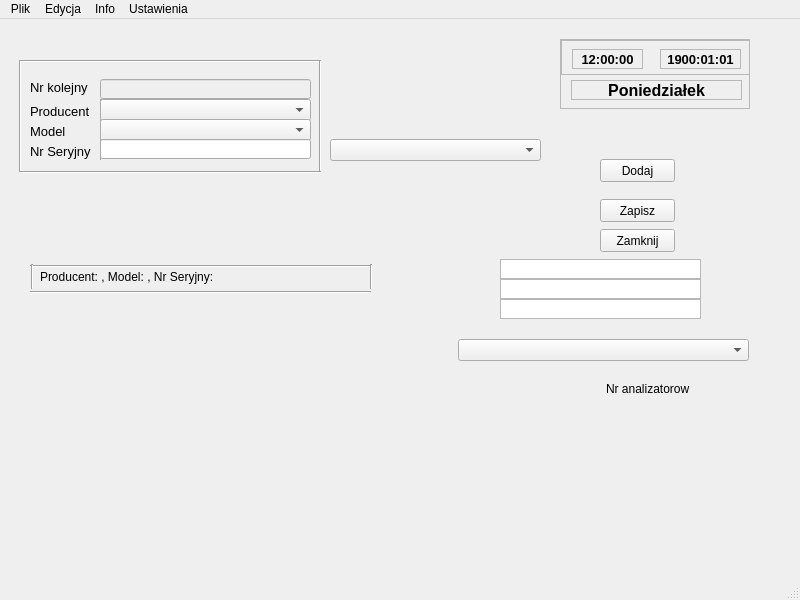
<?xml version="1.0" encoding="UTF-8"?>
<ui version="4.0">
 <class>Urzadzenia</class>
 <widget class="QMainWindow" name="Urzadzenia">
  <property name="geometry">
   <rect>
    <x>0</x>
    <y>0</y>
    <width>800</width>
    <height>600</height>
   </rect>
  </property>
  <property name="windowTitle">
   <string>Urządzenia</string>
  </property>
  <widget class="QWidget" name="centralwidget">
   <widget class="QLabel" name="label">
    <property name="geometry">
     <rect>
      <x>30</x>
      <y>80</y>
      <width>80</width>
      <height>25</height>
     </rect>
    </property>
    <property name="font">
     <font>
      <family>Arial</family>
      <pointsize>10</pointsize>
     </font>
    </property>
    <property name="text">
     <string>Producent</string>
    </property>
   </widget>
   <widget class="QLabel" name="label_2">
    <property name="geometry">
     <rect>
      <x>30</x>
      <y>100</y>
      <width>80</width>
      <height>25</height>
     </rect>
    </property>
    <property name="font">
     <font>
      <family>Arial</family>
      <pointsize>10</pointsize>
     </font>
    </property>
    <property name="text">
     <string>Model</string>
    </property>
   </widget>
   <widget class="QLabel" name="label_3">
    <property name="geometry">
     <rect>
      <x>30</x>
      <y>120</y>
      <width>80</width>
      <height>25</height>
     </rect>
    </property>
    <property name="font">
     <font>
      <family>Arial</family>
      <pointsize>10</pointsize>
     </font>
    </property>
    <property name="text">
     <string>Nr Seryjny</string>
    </property>
   </widget>
   <widget class="QPushButton" name="BtnUrzaZapisz">
    <property name="geometry">
     <rect>
      <x>600</x>
      <y>180</y>
      <width>75</width>
      <height>23</height>
     </rect>
    </property>
    <property name="text">
     <string>Zapisz</string>
    </property>
   </widget>
   <widget class="QPushButton" name="BtnUrzaZamknij">
    <property name="geometry">
     <rect>
      <x>600</x>
      <y>210</y>
      <width>75</width>
      <height>23</height>
     </rect>
    </property>
    <property name="text">
     <string>Zamknij</string>
    </property>
   </widget>
   <widget class="QLabel" name="label_4">
    <property name="geometry">
     <rect>
      <x>40</x>
      <y>250</y>
      <width>281</width>
      <height>16</height>
     </rect>
    </property>
    <property name="text">
     <string>Producent: , Model: , Nr Seryjny:</string>
    </property>
   </widget>
   <widget class="Line" name="line">
    <property name="geometry">
     <rect>
      <x>20</x>
      <y>145</y>
      <width>301</width>
      <height>16</height>
     </rect>
    </property>
    <property name="orientation">
     <enum>Qt::Horizontal</enum>
    </property>
   </widget>
   <widget class="Line" name="line_2">
    <property name="geometry">
     <rect>
      <x>20</x>
      <y>40</y>
      <width>301</width>
      <height>5</height>
     </rect>
    </property>
    <property name="orientation">
     <enum>Qt::Horizontal</enum>
    </property>
   </widget>
   <widget class="Line" name="line_3">
    <property name="geometry">
     <rect>
      <x>10</x>
      <y>41</y>
      <width>20</width>
      <height>112</height>
     </rect>
    </property>
    <property name="orientation">
     <enum>Qt::Vertical</enum>
    </property>
   </widget>
   <widget class="Line" name="line_4">
    <property name="geometry">
     <rect>
      <x>100</x>
      <y>80</y>
      <width>3</width>
      <height>61</height>
     </rect>
    </property>
    <property name="orientation">
     <enum>Qt::Vertical</enum>
    </property>
   </widget>
   <widget class="Line" name="line_5">
    <property name="geometry">
     <rect>
      <x>30</x>
      <y>265</y>
      <width>341</width>
      <height>16</height>
     </rect>
    </property>
    <property name="orientation">
     <enum>Qt::Horizontal</enum>
    </property>
   </widget>
   <widget class="Line" name="line_6">
    <property name="geometry">
     <rect>
      <x>30</x>
      <y>245</y>
      <width>341</width>
      <height>5</height>
     </rect>
    </property>
    <property name="orientation">
     <enum>Qt::Horizontal</enum>
    </property>
   </widget>
   <widget class="Line" name="line_7">
    <property name="geometry">
     <rect>
      <x>30</x>
      <y>245</y>
      <width>5</width>
      <height>25</height>
     </rect>
    </property>
    <property name="orientation">
     <enum>Qt::Vertical</enum>
    </property>
   </widget>
   <widget class="Line" name="line_8">
    <property name="geometry">
     <rect>
      <x>370</x>
      <y>245</y>
      <width>3</width>
      <height>25</height>
     </rect>
    </property>
    <property name="orientation">
     <enum>Qt::Vertical</enum>
    </property>
   </widget>
   <widget class="QListView" name="countriesList">
    <property name="geometry">
     <rect>
      <x>500</x>
      <y>240</y>
      <width>201</width>
      <height>20</height>
     </rect>
    </property>
   </widget>
   <widget class="QListView" name="listViewUrzaModel">
    <property name="geometry">
     <rect>
      <x>500</x>
      <y>260</y>
      <width>201</width>
      <height>20</height>
     </rect>
    </property>
   </widget>
   <widget class="QListView" name="listViewUrzaNrSeryjny">
    <property name="geometry">
     <rect>
      <x>500</x>
      <y>280</y>
      <width>201</width>
      <height>20</height>
     </rect>
    </property>
   </widget>
   <widget class="Line" name="line_9">
    <property name="geometry">
     <rect>
      <x>312</x>
      <y>41</y>
      <width>16</width>
      <height>111</height>
     </rect>
    </property>
    <property name="orientation">
     <enum>Qt::Vertical</enum>
    </property>
   </widget>
   <widget class="QComboBox" name="comboBox">
    <property name="geometry">
     <rect>
      <x>100</x>
      <y>80</y>
      <width>211</width>
      <height>22</height>
     </rect>
    </property>
   </widget>
   <widget class="QComboBox" name="comboBox_2">
    <property name="geometry">
     <rect>
      <x>100</x>
      <y>100</y>
      <width>211</width>
      <height>22</height>
     </rect>
    </property>
   </widget>
   <widget class="QComboBox" name="comboBox_3">
    <property name="geometry">
     <rect>
      <x>330</x>
      <y>120</y>
      <width>211</width>
      <height>22</height>
     </rect>
    </property>
   </widget>
   <widget class="QLabel" name="labelDaty">
    <property name="geometry">
     <rect>
      <x>660</x>
      <y>30</y>
      <width>81</width>
      <height>20</height>
     </rect>
    </property>
    <property name="font">
     <font>
      <pointsize>10</pointsize>
      <weight>75</weight>
      <bold>true</bold>
     </font>
    </property>
    <property name="frameShape">
     <enum>QFrame::StyledPanel</enum>
    </property>
    <property name="text">
     <string>1900:01:01</string>
    </property>
    <property name="alignment">
     <set>Qt::AlignCenter</set>
    </property>
   </widget>
   <widget class="QScrollArea" name="scrollArea">
    <property name="geometry">
     <rect>
      <x>560</x>
      <y>20</y>
      <width>190</width>
      <height>70</height>
     </rect>
    </property>
    <property name="widgetResizable">
     <bool>true</bool>
    </property>
    <widget class="QWidget" name="scrollAreaWidgetContents">
     <property name="geometry">
      <rect>
       <x>0</x>
       <y>0</y>
       <width>188</width>
       <height>68</height>
      </rect>
     </property>
     <widget class="QLabel" name="labelDzien">
      <property name="geometry">
       <rect>
        <x>10</x>
        <y>40</y>
        <width>171</width>
        <height>20</height>
       </rect>
      </property>
      <property name="font">
       <font>
        <pointsize>12</pointsize>
        <weight>75</weight>
        <bold>true</bold>
       </font>
      </property>
      <property name="frameShape">
       <enum>QFrame::StyledPanel</enum>
      </property>
      <property name="text">
       <string>Poniedziałek</string>
      </property>
      <property name="alignment">
       <set>Qt::AlignCenter</set>
      </property>
      <property name="wordWrap">
       <bool>false</bool>
      </property>
     </widget>
     <widget class="QScrollArea" name="scrollArea_2">
      <property name="geometry">
       <rect>
        <x>0</x>
        <y>0</y>
        <width>190</width>
        <height>35</height>
       </rect>
      </property>
      <property name="widgetResizable">
       <bool>true</bool>
      </property>
      <widget class="QWidget" name="scrollAreaWidgetContents_2">
       <property name="geometry">
        <rect>
         <x>0</x>
         <y>0</y>
         <width>188</width>
         <height>33</height>
        </rect>
       </property>
       <widget class="QLabel" name="labelZegara">
        <property name="geometry">
         <rect>
          <x>10</x>
          <y>8</y>
          <width>71</width>
          <height>20</height>
         </rect>
        </property>
        <property name="font">
         <font>
          <pointsize>10</pointsize>
          <weight>75</weight>
          <bold>true</bold>
         </font>
        </property>
        <property name="frameShape">
         <enum>QFrame::StyledPanel</enum>
        </property>
        <property name="text">
         <string>12:00:00</string>
        </property>
        <property name="alignment">
         <set>Qt::AlignCenter</set>
        </property>
       </widget>
      </widget>
     </widget>
     <zorder>scrollArea_2</zorder>
     <zorder>labelDzien</zorder>
    </widget>
   </widget>
   <widget class="QComboBox" name="comboBox_4">
    <property name="geometry">
     <rect>
      <x>458</x>
      <y>320</y>
      <width>291</width>
      <height>22</height>
     </rect>
    </property>
   </widget>
   <widget class="QPushButton" name="pushButton">
    <property name="geometry">
     <rect>
      <x>600</x>
      <y>140</y>
      <width>75</width>
      <height>23</height>
     </rect>
    </property>
    <property name="text">
     <string>Dodaj</string>
    </property>
   </widget>
   <widget class="QLabel" name="LblNumberAnaliz">
    <property name="geometry">
     <rect>
      <x>606</x>
      <y>360</y>
      <width>111</width>
      <height>20</height>
     </rect>
    </property>
    <property name="text">
     <string>Nr analizatorow</string>
    </property>
   </widget>
   <widget class="QLabel" name="label_5">
    <property name="geometry">
     <rect>
      <x>30</x>
      <y>60</y>
      <width>61</width>
      <height>16</height>
     </rect>
    </property>
    <property name="font">
     <font>
      <family>Arial</family>
      <pointsize>10</pointsize>
     </font>
    </property>
    <property name="text">
     <string>Nr kolejny</string>
    </property>
   </widget>
   <widget class="QLineEdit" name="lineEditNumber">
    <property name="enabled">
     <bool>false</bool>
    </property>
    <property name="geometry">
     <rect>
      <x>100</x>
      <y>60</y>
      <width>211</width>
      <height>20</height>
     </rect>
    </property>
   </widget>
   <widget class="QLineEdit" name="lineEditNrSeryjny">
    <property name="geometry">
     <rect>
      <x>100</x>
      <y>120</y>
      <width>211</width>
      <height>20</height>
     </rect>
    </property>
   </widget>
   <zorder>label</zorder>
   <zorder>label_2</zorder>
   <zorder>label_3</zorder>
   <zorder>BtnUrzaZapisz</zorder>
   <zorder>BtnUrzaZamknij</zorder>
   <zorder>label_4</zorder>
   <zorder>line</zorder>
   <zorder>line_2</zorder>
   <zorder>line_3</zorder>
   <zorder>line_4</zorder>
   <zorder>line_5</zorder>
   <zorder>line_6</zorder>
   <zorder>line_7</zorder>
   <zorder>line_8</zorder>
   <zorder>countriesList</zorder>
   <zorder>listViewUrzaModel</zorder>
   <zorder>listViewUrzaNrSeryjny</zorder>
   <zorder>line_9</zorder>
   <zorder>comboBox</zorder>
   <zorder>comboBox_2</zorder>
   <zorder>comboBox_3</zorder>
   <zorder>scrollArea</zorder>
   <zorder>labelDaty</zorder>
   <zorder>comboBox_4</zorder>
   <zorder>pushButton</zorder>
   <zorder>LblNumberAnaliz</zorder>
   <zorder>label_5</zorder>
   <zorder>lineEditNumber</zorder>
   <zorder>lineEditNrSeryjny</zorder>
  </widget>
  <widget class="QMenuBar" name="menubar">
   <property name="geometry">
    <rect>
     <x>0</x>
     <y>0</y>
     <width>800</width>
     <height>21</height>
    </rect>
   </property>
   <widget class="QMenu" name="menuPlik">
    <property name="title">
     <string>Plik</string>
    </property>
    <addaction name="separator"/>
    <addaction name="actionZapisz"/>
    <addaction name="separator"/>
    <addaction name="actionZamknij"/>
   </widget>
   <widget class="QMenu" name="menuEdycja">
    <property name="title">
     <string>Edycja</string>
    </property>
    <addaction name="actionDodaj_Producenta"/>
    <addaction name="actionDodaj_Model"/>
    <addaction name="actionDodaj_Numer_Seryjny"/>
   </widget>
   <widget class="QMenu" name="menuInfo">
    <property name="title">
     <string>Info</string>
    </property>
    <addaction name="actionInformacja"/>
   </widget>
   <widget class="QMenu" name="menuUstawienia">
    <property name="title">
     <string>Ustawienia</string>
    </property>
    <addaction name="actionOpcje"/>
   </widget>
   <addaction name="menuPlik"/>
   <addaction name="menuEdycja"/>
   <addaction name="menuInfo"/>
   <addaction name="menuUstawienia"/>
  </widget>
  <widget class="QStatusBar" name="statusbar"/>
  <action name="actionInformacja">
   <property name="text">
    <string>Informacja</string>
   </property>
  </action>
  <action name="actionZapisz">
   <property name="text">
    <string>Zapisz</string>
   </property>
  </action>
  <action name="actionZamknij">
   <property name="text">
    <string>Zamknij</string>
   </property>
  </action>
  <action name="actionDodaj_Model">
   <property name="text">
    <string>Dodaj Model</string>
   </property>
  </action>
  <action name="actionDodaj_Producenta">
   <property name="text">
    <string>Dodaj Producenta</string>
   </property>
  </action>
  <action name="actionDodaj_Numer_Seryjny">
   <property name="text">
    <string>Dodaj Numer Seryjny</string>
   </property>
  </action>
  <action name="actionOpcje">
   <property name="text">
    <string>Opcje</string>
   </property>
  </action>
 </widget>
 <resources/>
 <connections/>
</ui>
